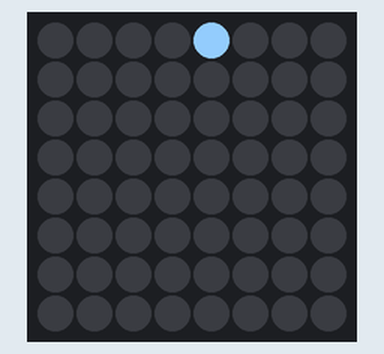
Bench run of a program on a simulated Raspberry Pi (BCM pin numbers) with a Sense HAT. Shown: the Sense HAT's 8×8 RGB LED matrix. At 15.1 s the program stops and its outputs stay as they are.

Above: at 2.1 s.
At 2.6 s:
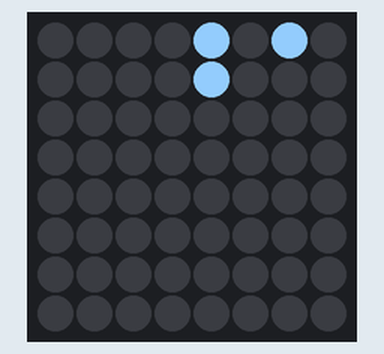
At 3.6 s:
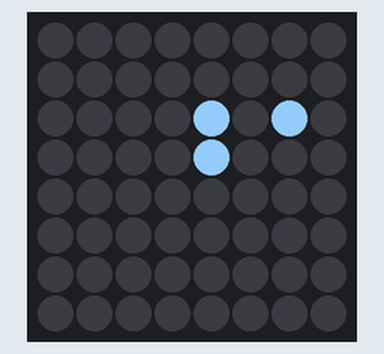
At 5.1 s:
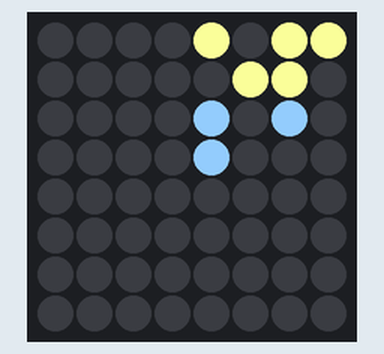
At 7.1 s:
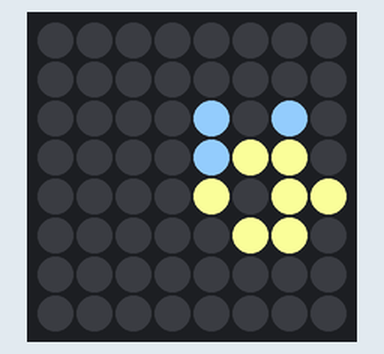
At 14.8 s:
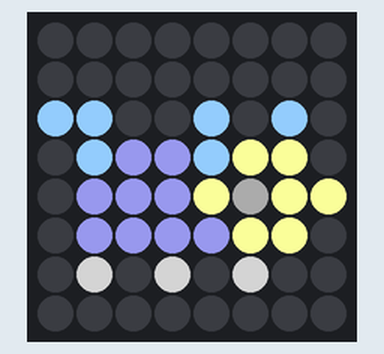

Measured:
- what the display in image 0 shows lasts 0.5 s, from 2.0 s to 2.5 s
- what the display in image 2 shows lasts 1.0 s, from 3.5 s to 4.5 s

The program:

pixel_pet_pro.py
```python
from sense_hat import SenseHat
from time import sleep

sense = SenseHat()

g = (140, 140, 180) #background
t = (150, 200, 250) #tail
b = (130, 130, 200) #body
l = (128,128,128) #leg

h = (150, 200, 250) #horn
f = (255, 255, 153) #face
e = (50,50,50) #eye
x =(10,10,10)

head = {
'ear' : { 'color' : h,
      'dot': [(4,2), (6,2) ,(4,3)]
        },

'face' : { 'color' : f,
           'dot': [(4,4),(5,3),(5,5),(6,3),(6,4),(6,5),(7,4)]
        },


'eye' : { 'color' : e,
      'dot': [(5,5)] }  }

body = {
'leg' : { 'color' : l,
      'dot': [(1,6), (3,6) ,(5,6)] },

'body' : { 'color' : b,
      'dot': [(1,4), (1,5), (2,3), (2,4), (2,5),
              (3,3), (3,4), (3,5), (4,5)] },

'tail' : { 'color' : t,
      'dot': [(0,2),(1,2), (1,3)] }
}

'''
i=0
while(i<len(head['ear']['dot'])
    #do something
    pos = head['ear']['dot'][i]
    sense.set_pixel(pos[0], pos[1], rgb)
    i+=1;

for pos in head['ear']['dot']:
    sense.set_pixel(pos[0], pos[1], rgb)

'''

bg =[ x for i in range(64)]

def drawHead():

    for part in head:
        y=-7 # y value in virtual screen
        while(y!=0):
            sense.clear()  #지우기
            #그래픽 리스트에 있는 64개의 배경 을 한번에 그린다. set_pixels를 이용
            sense.set_pixels(bg)

            for pos in head[part]['dot']:  #모양 그리기
                rgb = head[part]['color']
                if(pos[1]+y >=0):   # 수직 좌표가0이상이면 그려라
                    sense.set_pixel(pos[0], pos[1]+y, rgb)
            y+=1 #좌표를 한칸 밑으로 내리기
            sleep(0.5) #0.5초 쉬기
        #최종 위치에 그려진 그림을 배경 리스트에 저장한다.
        for pos in head[part]['dot']:
            n = pos[0] + (pos[1] * 8)
            bg[n] = head[part]['color']


def drawBody():

    for part in body:
        for pos in body[part]['dot']:
            rgb = body[part]['color']
            sense.set_pixel(pos[0], pos[1], rgb)
            sleep(0.3)
'''

    for pos in head['face']['dot']:
        rgb = head['face']['color']
        sense.set_pixel(pos[0], pos[1], rgb)

    for pos in head['nose']['dot']:
        rgb = head['nose']['color']
        sense.set_pixel(pos[0], pos[1], rgb)

    for pos in head['eye']['dot']:
        rgb = head['eye']['color']
        sense.set_pixel(pos[0], pos[1], rgb)

        '''


sense.clear()
drawHead()
drawBody()
```
